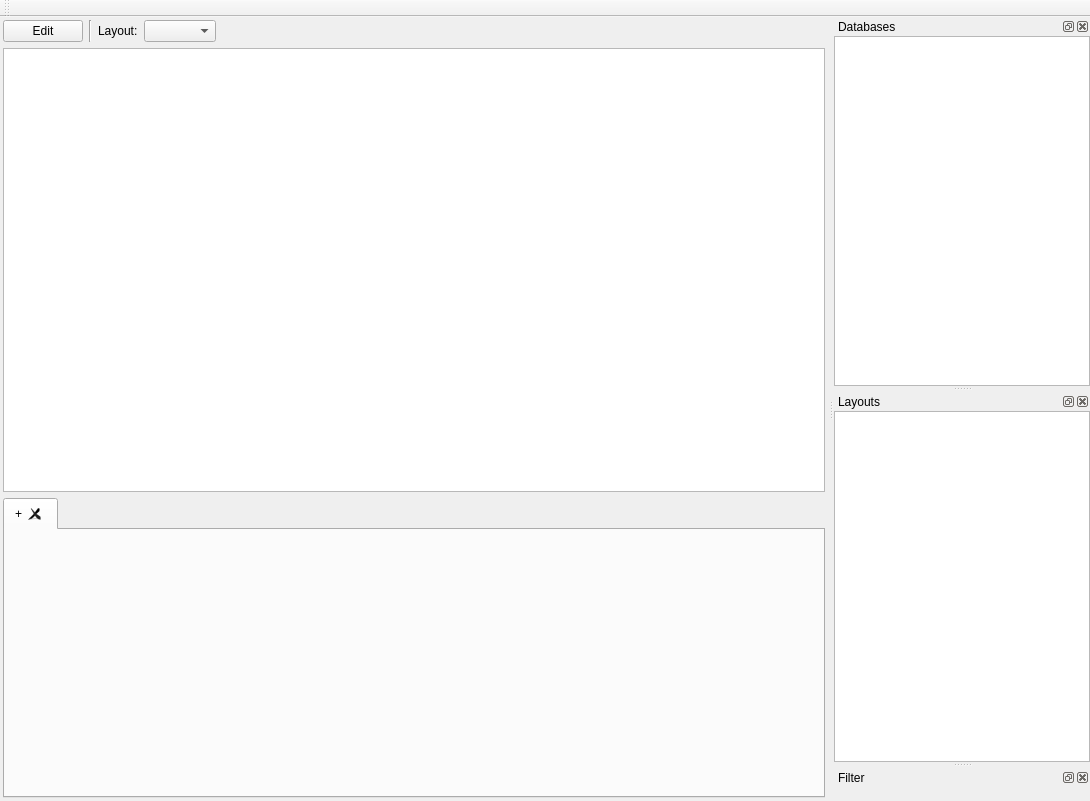
<?xml version="1.0" encoding="UTF-8"?>
<ui version="4.0">
 <class>WdgLogbook</class>
 <widget class="QMainWindow" name="WdgLogbook">
  <property name="geometry">
   <rect>
    <x>0</x>
    <y>0</y>
    <width>1090</width>
    <height>801</height>
   </rect>
  </property>
  <property name="windowTitle">
   <string>MainWindow</string>
  </property>
  <widget class="QWidget" name="centralwidget">
   <layout class="QGridLayout" name="gridLayout">
    <property name="leftMargin">
     <number>3</number>
    </property>
    <property name="topMargin">
     <number>3</number>
    </property>
    <property name="rightMargin">
     <number>3</number>
    </property>
    <property name="bottomMargin">
     <number>3</number>
    </property>
    <item row="0" column="0">
     <layout class="QVBoxLayout" name="verticalLayout">
      <item>
       <layout class="QHBoxLayout" name="horizontalLayout">
        <item>
         <widget class="QPushButton" name="editButton">
          <property name="text">
           <string>Edit</string>
          </property>
          <property name="checkable">
           <bool>true</bool>
          </property>
          <property name="checked">
           <bool>false</bool>
          </property>
         </widget>
        </item>
        <item>
         <widget class="Line" name="line">
          <property name="orientation">
           <enum>Qt::Vertical</enum>
          </property>
         </widget>
        </item>
        <item>
         <widget class="QLabel" name="label">
          <property name="text">
           <string>Layout:</string>
          </property>
         </widget>
        </item>
        <item>
         <widget class="QComboBox" name="comboBox">
          <property name="editable">
           <bool>false</bool>
          </property>
          <property name="currentText">
           <string/>
          </property>
          <property name="frame">
           <bool>true</bool>
          </property>
         </widget>
        </item>
        <item>
         <spacer name="horizontalSpacer">
          <property name="orientation">
           <enum>Qt::Horizontal</enum>
          </property>
          <property name="sizeHint" stdset="0">
           <size>
            <width>40</width>
            <height>20</height>
           </size>
          </property>
         </spacer>
        </item>
       </layout>
      </item>
      <item>
       <widget class="QTableView" name="tableView">
        <property name="selectionMode">
         <enum>QAbstractItemView::ExtendedSelection</enum>
        </property>
        <property name="horizontalScrollMode">
         <enum>QAbstractItemView::ScrollPerPixel</enum>
        </property>
        <property name="gridStyle">
         <enum>Qt::DashLine</enum>
        </property>
        <property name="cornerButtonEnabled">
         <bool>true</bool>
        </property>
       </widget>
      </item>
      <item>
       <widget class="QTabWidget" name="tabWidget">
        <property name="maximumSize">
         <size>
          <width>16777215</width>
          <height>300</height>
         </size>
        </property>
        <property name="styleSheet">
         <string notr="true"/>
        </property>
        <property name="tabShape">
         <enum>QTabWidget::Rounded</enum>
        </property>
        <property name="currentIndex">
         <number>0</number>
        </property>
        <property name="iconSize">
         <size>
          <width>16</width>
          <height>16</height>
         </size>
        </property>
        <property name="usesScrollButtons">
         <bool>true</bool>
        </property>
        <property name="tabsClosable">
         <bool>true</bool>
        </property>
        <widget class="QWidget" name="tab_2">
         <attribute name="title">
          <string>+</string>
         </attribute>
        </widget>
       </widget>
      </item>
     </layout>
    </item>
   </layout>
  </widget>
  <widget class="QDockWidget" name="dockDB">
   <property name="floating">
    <bool>false</bool>
   </property>
   <property name="features">
    <set>QDockWidget::AllDockWidgetFeatures</set>
   </property>
   <property name="windowTitle">
    <string>Databases</string>
   </property>
   <attribute name="dockWidgetArea">
    <number>2</number>
   </attribute>
   <widget class="QWidget" name="dockWidgetContents">
    <layout class="QGridLayout" name="gridLayout_2">
     <property name="leftMargin">
      <number>0</number>
     </property>
     <property name="topMargin">
      <number>0</number>
     </property>
     <property name="rightMargin">
      <number>0</number>
     </property>
     <property name="bottomMargin">
      <number>0</number>
     </property>
     <item row="0" column="0">
      <widget class="QListWidget" name="listWidget"/>
     </item>
    </layout>
   </widget>
  </widget>
  <widget class="QToolBar" name="toolBar">
   <property name="windowTitle">
    <string>toolBar</string>
   </property>
   <property name="toolButtonStyle">
    <enum>Qt::ToolButtonIconOnly</enum>
   </property>
   <property name="floatable">
    <bool>false</bool>
   </property>
   <attribute name="toolBarArea">
    <enum>TopToolBarArea</enum>
   </attribute>
   <attribute name="toolBarBreak">
    <bool>false</bool>
   </attribute>
  </widget>
  <widget class="QDockWidget" name="dockLayouts">
   <property name="floating">
    <bool>false</bool>
   </property>
   <property name="features">
    <set>QDockWidget::AllDockWidgetFeatures</set>
   </property>
   <property name="windowTitle">
    <string>Layouts</string>
   </property>
   <attribute name="dockWidgetArea">
    <number>2</number>
   </attribute>
   <widget class="QWidget" name="dockWidgetContents_2">
    <layout class="QGridLayout" name="gridLayout_3">
     <property name="leftMargin">
      <number>0</number>
     </property>
     <property name="topMargin">
      <number>0</number>
     </property>
     <property name="rightMargin">
      <number>0</number>
     </property>
     <property name="bottomMargin">
      <number>0</number>
     </property>
     <item row="0" column="0">
      <widget class="QListWidget" name="listWidget_2"/>
     </item>
    </layout>
   </widget>
  </widget>
  <widget class="QDockWidget" name="dockFilter">
   <property name="windowTitle">
    <string>Filter</string>
   </property>
   <attribute name="dockWidgetArea">
    <number>2</number>
   </attribute>
   <widget class="QWidget" name="dockWidgetContents_3"/>
  </widget>
 </widget>
 <resources/>
 <connections>
  <connection>
   <sender>tabWidget</sender>
   <signal>currentChanged(int)</signal>
   <receiver>WdgLogbook</receiver>
   <slot>addNewEntry(int)</slot>
   <hints>
    <hint type="sourcelabel">
     <x>613</x>
     <y>470</y>
    </hint>
    <hint type="destinationlabel">
     <x>515</x>
     <y>308</y>
    </hint>
   </hints>
  </connection>
  <connection>
   <sender>editButton</sender>
   <signal>clicked(bool)</signal>
   <receiver>WdgLogbook</receiver>
   <slot>showLogEntries(bool)</slot>
   <hints>
    <hint type="sourcelabel">
     <x>238</x>
     <y>16</y>
    </hint>
    <hint type="destinationlabel">
     <x>515</x>
     <y>308</y>
    </hint>
   </hints>
  </connection>
  <connection>
   <sender>tabWidget</sender>
   <signal>tabCloseRequested(int)</signal>
   <receiver>WdgLogbook</receiver>
   <slot>closeLogEntry(int)</slot>
   <hints>
    <hint type="sourcelabel">
     <x>639</x>
     <y>646</y>
    </hint>
    <hint type="destinationlabel">
     <x>544</x>
     <y>400</y>
    </hint>
   </hints>
  </connection>
 </connections>
 <slots>
  <slot>addNewEntry(int)</slot>
  <slot>showLogEntries(bool)</slot>
  <slot>closeLogEntry(int)</slot>
 </slots>
</ui>
